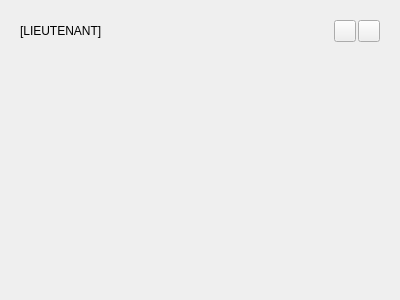
<?xml version="1.0" encoding="UTF-8"?>
<ui version="4.0">
 <class>ConsolePanelWidget</class>
 <widget class="QWidget" name="ConsolePanelWidget">
  <property name="geometry">
   <rect>
    <x>0</x>
    <y>0</y>
    <width>400</width>
    <height>300</height>
   </rect>
  </property>
  <property name="windowTitle">
   <string>Form</string>
  </property>
  <property name="styleSheet">
   <string notr="true">#labelConsoleHeader {
    font-size: 11px;
    font-weight: bold;
    color: #374151;
    letter-spacing: 0.8px;
}

#taskListContainer {
    background: transparent;
}</string>
  </property>
  <layout class="QVBoxLayout" name="verticalLayout">
   <item>
    <widget class="QWidget" name="headerLayout" native="true">
     <layout class="QHBoxLayout" name="horizontalLayout">
      <property name="spacing">
       <number>8</number>
      </property>
      <item>
       <widget class="QLabel" name="label">
        <property name="text">
         <string>[LIEUTENANT]</string>
        </property>
       </widget>
      </item>
      <item>
       <spacer name="horizontalSpacer">
        <property name="orientation">
         <enum>Qt::Orientation::Horizontal</enum>
        </property>
        <property name="sizeHint" stdset="0">
         <size>
          <width>40</width>
          <height>20</height>
         </size>
        </property>
       </spacer>
      </item>
      <item>
       <widget class="QLabel" name="labelLiveIndicator"/>
      </item>
      <item>
       <layout class="QHBoxLayout" name="headerButtonsLayout">
        <property name="spacing">
         <number>2</number>
        </property>
        <item>
         <widget class="QPushButton" name="btnConsolePin">
          <property name="minimumSize">
           <size>
            <width>22</width>
            <height>22</height>
           </size>
          </property>
          <property name="maximumSize">
           <size>
            <width>22</width>
            <height>22</height>
           </size>
          </property>
          <property name="cursor">
           <cursorShape>PointingHandCursor</cursorShape>
          </property>
          <property name="text">
           <string/>
          </property>
          <property name="iconSize">
           <size>
            <width>14</width>
            <height>14</height>
           </size>
          </property>
         </widget>
        </item>
        <item>
         <widget class="QPushButton" name="btnConsoleClose">
          <property name="minimumSize">
           <size>
            <width>22</width>
            <height>22</height>
           </size>
          </property>
          <property name="maximumSize">
           <size>
            <width>22</width>
            <height>22</height>
           </size>
          </property>
          <property name="cursor">
           <cursorShape>PointingHandCursor</cursorShape>
          </property>
          <property name="toolTip">
           <string>Sembunyikan panel (tampilkan lagi lewat View &gt; Lieutenant)</string>
          </property>
          <property name="text">
           <string/>
          </property>
          <property name="iconSize">
           <size>
            <width>12</width>
            <height>12</height>
           </size>
          </property>
         </widget>
        </item>
       </layout>
      </item>
     </layout>
    </widget>
   </item>
   <item>
    <widget class="QScrollArea" name="scrollAreaTasks">
     <property name="frameShape">
      <enum>QFrame::Shape::NoFrame</enum>
     </property>
     <property name="horizontalScrollBarPolicy">
      <enum>Qt::ScrollBarPolicy::ScrollBarAlwaysOff</enum>
     </property>
     <property name="widgetResizable">
      <bool>true</bool>
     </property>
     <widget class="QWidget" name="taskListContainer">
      <property name="geometry">
       <rect>
        <x>0</x>
        <y>0</y>
        <width>382</width>
        <height>220</height>
       </rect>
      </property>
      <layout class="QVBoxLayout" name="taskListLayout">
       <property name="spacing">
        <number>8</number>
       </property>
       <property name="leftMargin">
        <number>0</number>
       </property>
       <property name="topMargin">
        <number>0</number>
       </property>
       <property name="rightMargin">
        <number>2</number>
       </property>
       <property name="bottomMargin">
        <number>0</number>
       </property>
       <item>
        <spacer name="taskListSpacer">
         <property name="orientation">
          <enum>Qt::Orientation::Vertical</enum>
         </property>
         <property name="sizeHint" stdset="0">
          <size>
           <width>20</width>
           <height>0</height>
          </size>
         </property>
        </spacer>
       </item>
      </layout>
     </widget>
    </widget>
   </item>
  </layout>
 </widget>
 <resources/>
 <connections/>
</ui>
